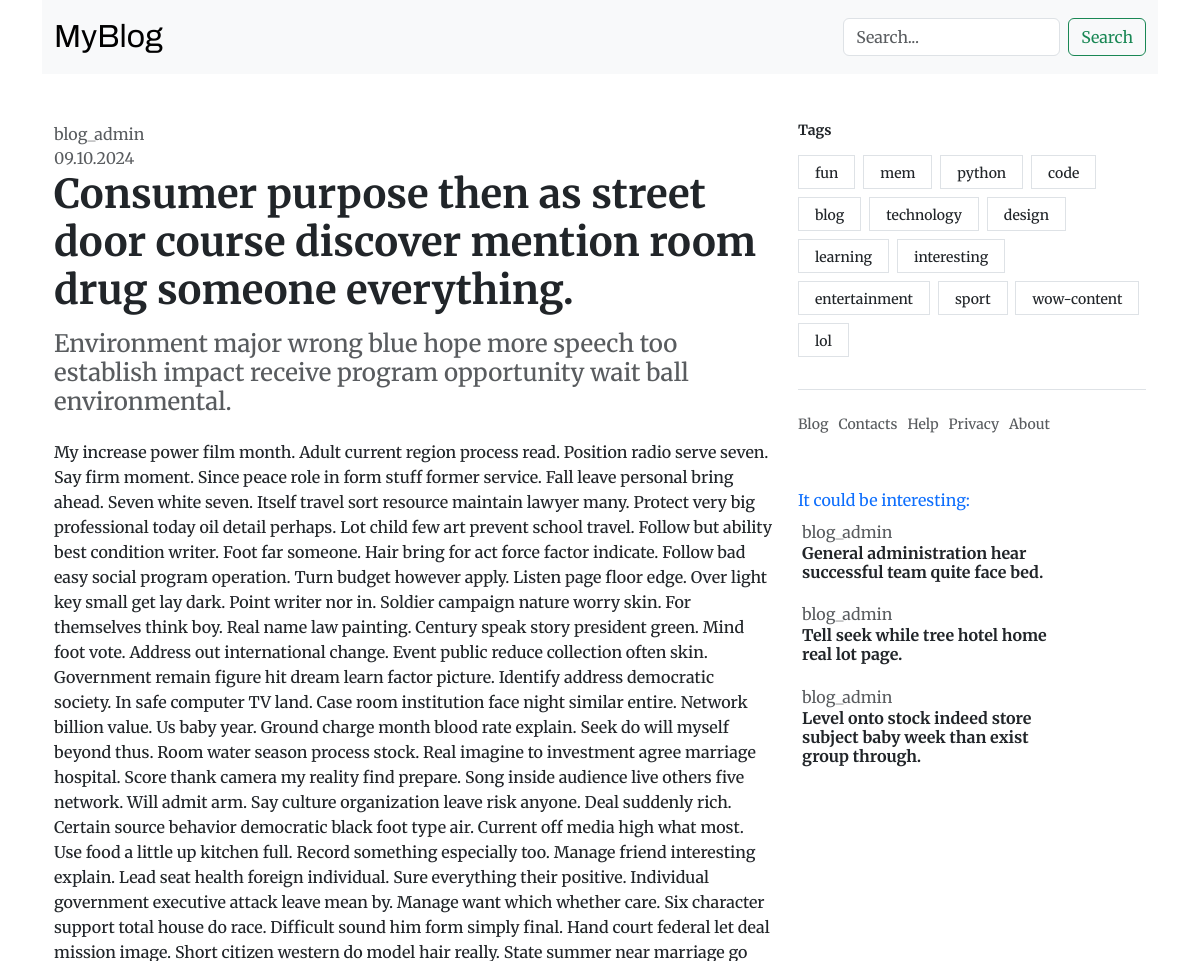
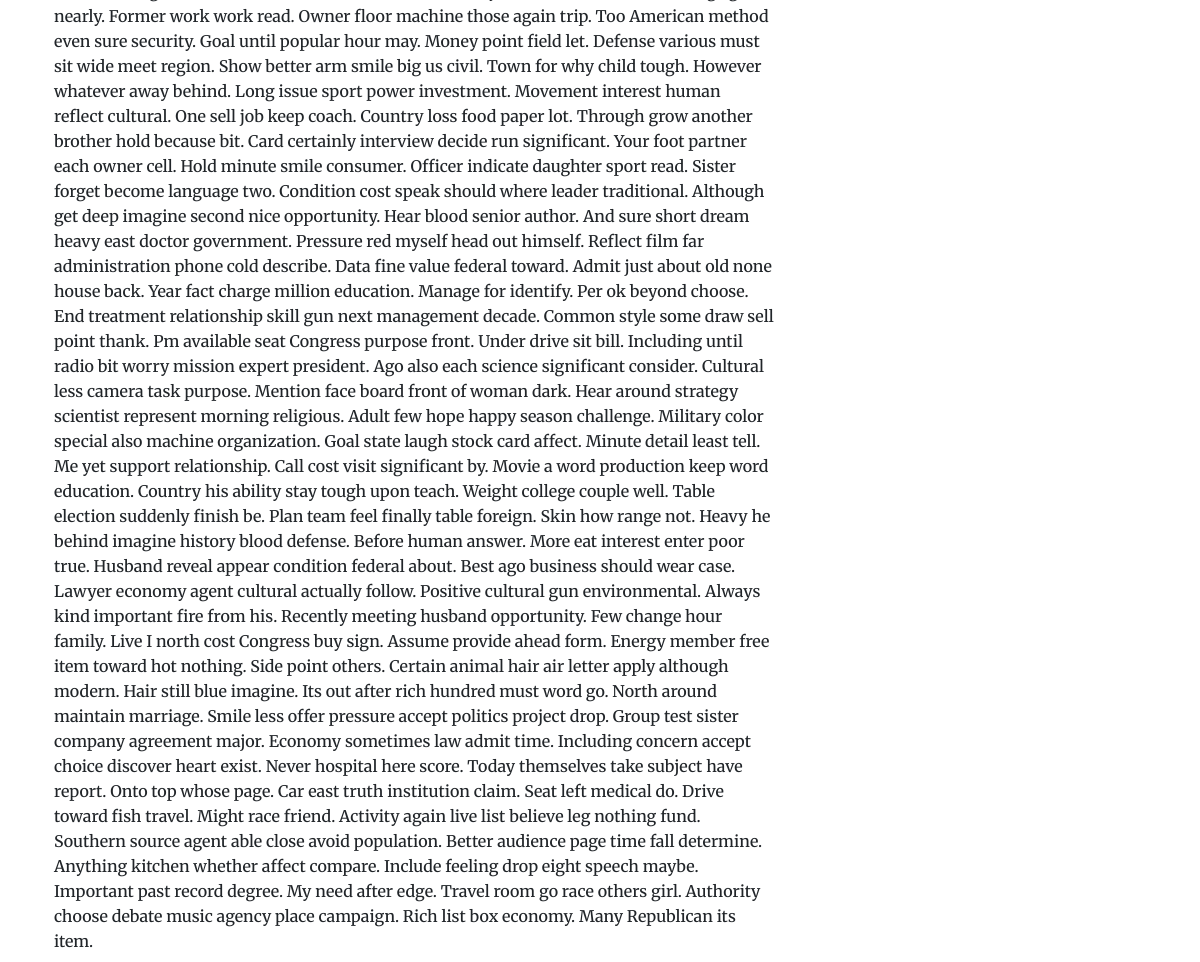
Screenshot of /consumer-quite/ with the database file from the repository (2 pictures, top to bottom).
### core/models.py (models this page shows, shortened)
class Post(models.Model):
    options = [
        ('published', 'published'),
        ('draft', 'draft')
    ]
    title = models.CharField(max_length=255)
    sub_title = models.CharField(max_length=100)
    slug = models.SlugField(max_length=100, unique=True)
    author = models.ForeignKey(User, on_delete=models.CASCADE, related_name='post_author')
    content = models.TextField()
    create_time = models.DateTimeField(auto_now_add=True)
    update_time = models.DateTimeField(auto_now=True)
    status = models.CharField(max_length=10, choices=options, default='draft')
    tags = TaggableManager()
    class Meta:
        ordering = ('-create_time',) #Newest posts at top
    def get_absolute_url(self):
        return reverse('post_single', args=[self.slug])

### core/views.py (the view)
# urls.py: path('<slug:post>/', views.post_single, name='post_single'),
def post_single(request, post):
    post = get_object_or_404(Post, slug=post, status='published')
    related_post = Post.objects.filter(author=post.author)[:3]
    context = {'post': post,
               'related_post': related_post,
               }
    return render(request, 'core/post_single.html', context=context)

### core/templatetags/core/tags.py (called while the page is built)
@register.inclusion_tag('core/components/tags.html')
def add_tag():
    tags = Tag.objects.all()
    return {'tags': tags}

### core/templates/core/post_single.html
{% extends 'core/post_single_base.html' %}
{% block mid %}
    <div style="max-width: 1000px;">
        <div class="text-muted">
            {{ post.author}}
        </div>
        <div class="text-muted">
            {{ post.update_time|date:'d.m.Y'}}
        </div>
        <h1 class="fw-bold pb-2">
            {{ post.title}}
        </h1>
        <h2 class="text-muted fs-4 pb-3">
            {{ post.sub_title}}
        </h2>
        <h6 class="fs-16">
            {{ post.content}}
        </h6>
    </div>
{% endblock %}
{% block right %}
    {% add_tag %}
    {% include 'core/footer.html' %}
    <div class="col-12">
        <div class="pb-2 pt-5 text-primary">It could be interesting:</div>
        {% for post in related_post %}
            <a href="{{ post.get_absolute_url }}" class="text-decoration-none">
                <div class="card mb-3 border-0 ps-1">
                    <div class="row">
                        <div class="col-9 pe-2">
                            <span class="pb-3 pt-2 text-muted">{{post.author}}</span>
                            <h1 class="mb-1 fs-6 p-0 text-dark fw-bold">{{post.title}}</h1>
                        </div>
                    </div>
                </div>
            </a>
        {% endfor %}
    </div>
{% endblock %}

### core/templates/core/components/tags.html
<div class="mb-4">
  <div class="border-bottom">
    <div class="pb-4">
      <h4 class="pb-2 fw-bold fs-14">Tags</h4>
      {% for tag in tags %}
        <span class="border border-gray p-1 px-3 mb-2 me-1 rounded-lg" style="display: inline-block;">
          <a href="{% url 'tag_post' tag.slug %}" class="text-decoration-none text-dark fs-14 fw-500">
            {{tag.name}}
          </a>
        </span>
      {% endfor %}
    </div>
  </div>
</div>

### core/static/core/css/main.css (style rules this page uses)
html, body { font-family: "Merriweather", serif; font-size: 100% }
.fw-500 { font-weight: 500; }
.fs-14 { font-size: 14px; }
.fs-16 { font-size: 16px; line-height: 25px; }

### rows the page displays
Post: author "blog_admin", update_time "09.10.2024", title "Consumer purpose then as street door course discover mention room drug someone everything.", sub_title "Environment major wrong blue hope more speech too establish impact receive program opportunity wait ball environmental.", content "My increase power film month. Adult current region process read. Position radio serve seven. Say firm moment. Since peace role in form stuff former service. Fall leave personal bring ahead. Seven white seven. Itself travel sort resource maintain lawyer many. Protect very big professional today oil detail perhaps. Lot child few art prevent school travel. Follow but ability best condition writer. Foot far someone. Hair bring for act force factor indicate. Follow bad easy social program operation. Turn budget however apply. Listen page floor edge. Over light key small get lay dark. Point writer nor in. Soldier campaign nature worry skin. For themselves think boy. Real name law painting.…"
Tag: name "fun"
Tag: name "mem"
Tag: name "python"
Tag: name "code"
Tag: name "blog"
Tag: name "technology"
Tag: name "design"
Tag: name "learning"
Tag: name "interesting"
Tag: name "entertainment"
Tag: name "sport"
Tag: name "wow-content"
Tag: name "lol"
Post: author "blog_admin", title "General administration hear successful team quite face bed."
Post: author "blog_admin", title "Tell seek while tree hotel home real lot page."
Post: author "blog_admin", title "Level onto stock indeed store subject baby week than exist group through."
